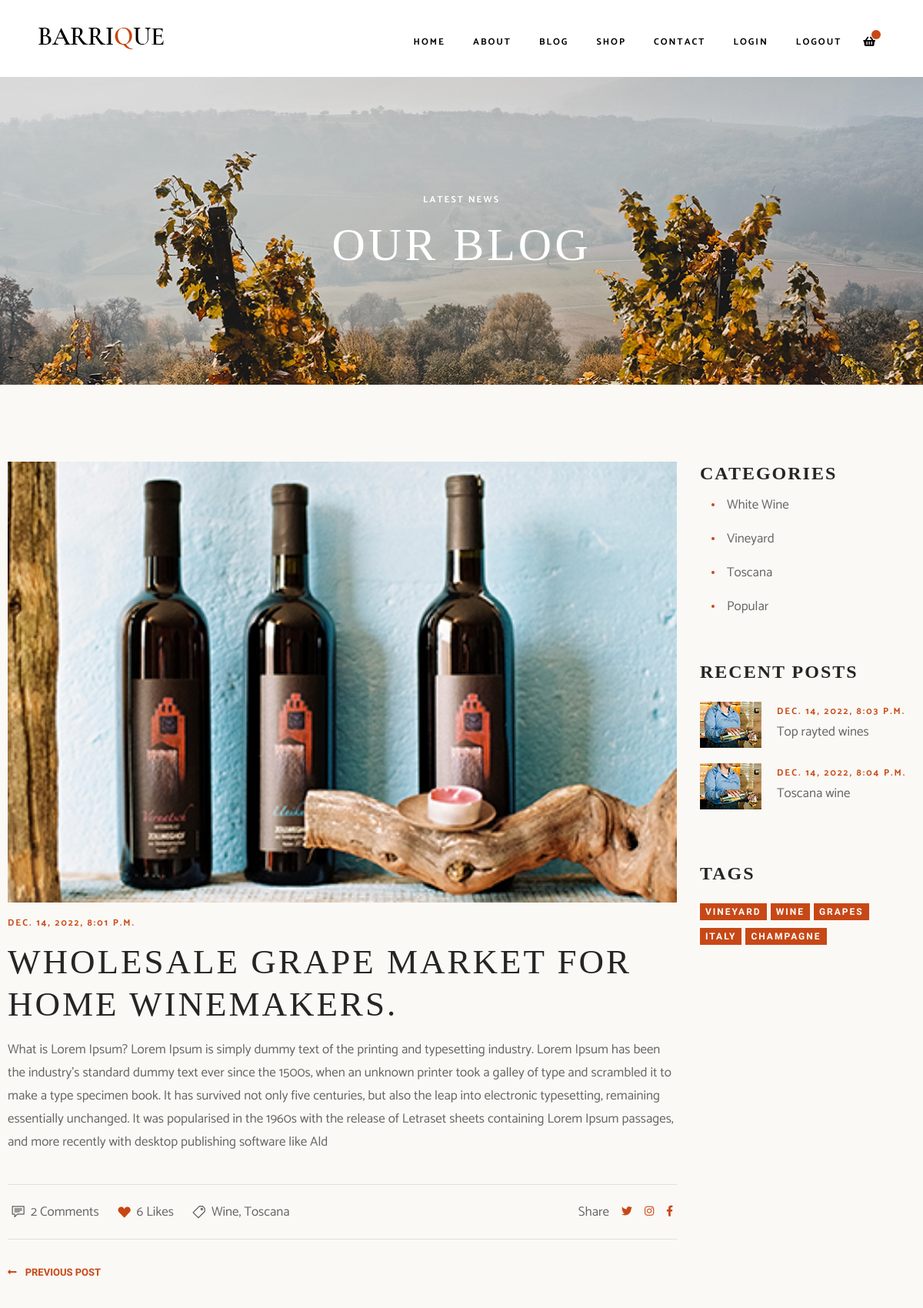
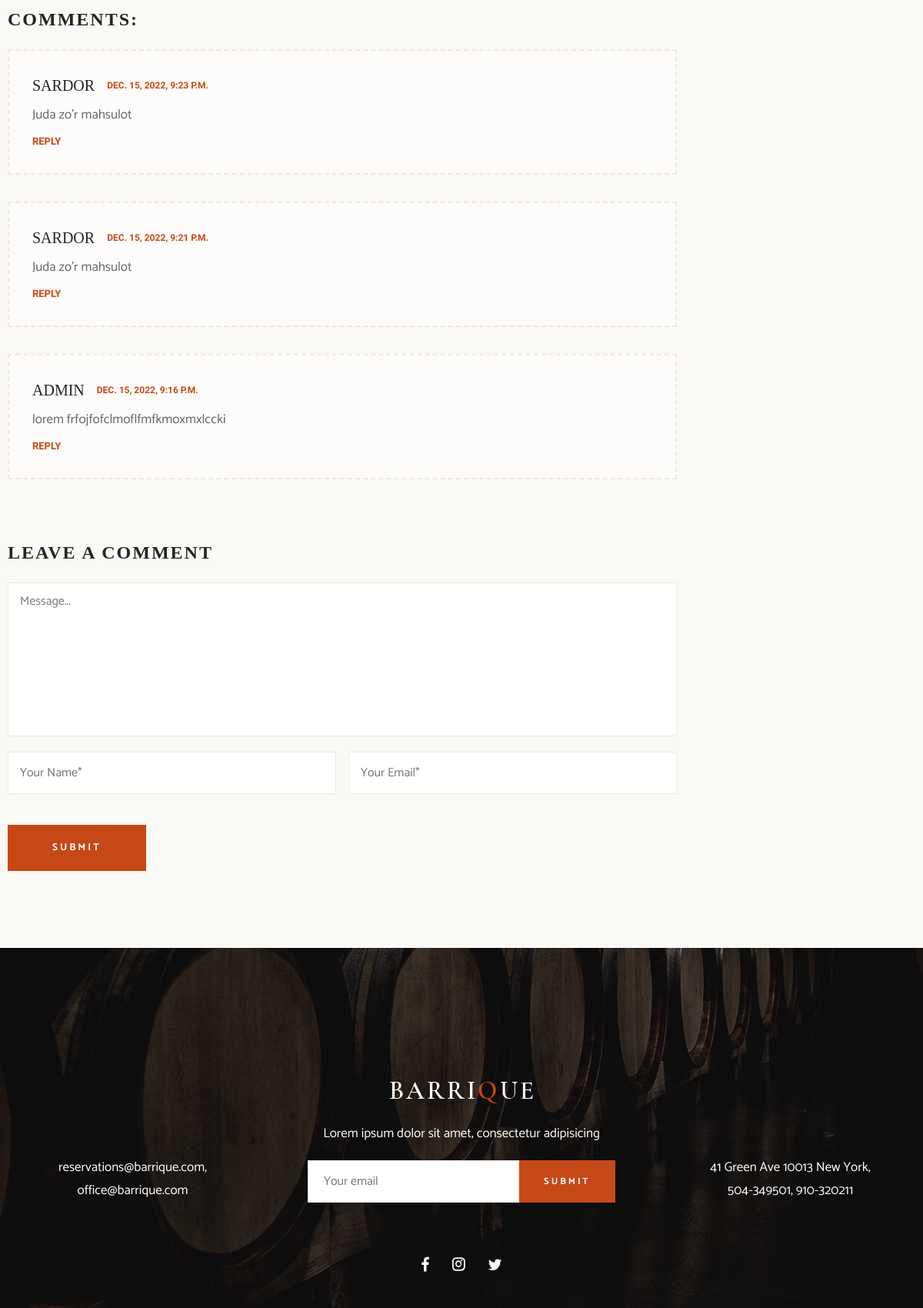
Screenshot of /blog_single/2/ (signed in, upper part) with the database file from the repository (2 pictures, top to bottom).
### main/models.py (models this page shows, shortened)
class News(models.Model):
    name = models.CharField(max_length=200)
    text = models.TextField()
    img = models.ImageField(upload_to='media/')
    date = models.DateTimeField(auto_now_add=True)

class Comment(models.Model):
    comment = models.TextField()
    email = models.EmailField(null=True, blank=True)
    name = models.CharField(max_length=100)
    img = models.ImageField(default='images/blog-single-author2.png')
    date = models.DateTimeField(auto_now_add=True)

class Post(models.Model):
    name = models.CharField(max_length=200)
    text = models.TextField()
    img = models.ImageField(upload_to='media/')
    date = models.DateTimeField(auto_now_add=True)

### main/views.py (the view)
# urls.py: path('blog_single/<int:pk>/', blog_single, name='blog_single'),
@login_required(login_url='/login/')
def blog_single(request, pk):
    blog_sin = News.objects.get(id=pk)
    post = Post.objects.all()
    comment = Comment.objects.all().order_by('-id')[:3]
    if request.method == "POST":
        user = request.user
        username = user.username
        email = user.email
        comment = request.POST['comment']
        Comment.objects.create(name=username, email=email, comment=comment)
    contex = {
        'blog': blog_sin,
        'post': post,
        'comment': comment,
    }
    return render(request, 'blog_single.html', contex)

### templates/blog_single.html (shortened to what this page needs)
   {% extends "base.html"%}
    {%load static%}
    {% block content %}
    <div class="heading heading--blog">
      <div class="mt-3">
        <h5 class="subtitle text-center mb-3">latest news</h5>
        <h1 class="title title--heading">our blog</h1>
      </div>
    </div>
    <div class="blog">
      <div class="wrapper">
        <div class="row mx-0 flex-column-reverse flex-lg-row">
          <div class="col-lg-9 pl-lg-0">
            <div class="blog-post mb-4">
              <div class="blog-post__image-holder">
                <img class="blog-post__image" src="{{blog.img.url}}" alt="blog post image">
              </div>
              <div class="py-3">
                <h5 class="subtitle subtitle--orange">{{blog.date}}</h5>
                <h2 class="title title--section title--dark my-3 pr-4">{{blog.name}}</h2>
                <p>
                  {{blog.text}}
                </p>
              </div>
            </div>
            <div>
              <div class="blog-single__tab">
                <div class="d-flex flex-wrap mb-4 mb-sm-0 flex-column flex-sm-row">
                  <p class="d-flex align-items-center mr-4">
                    <span class="d-flex align-items-center mr-2"><img src="{% static 'images/single-post-comm.png' %}" alt="comment"></span>
                    <span>2 Comments</span>
                  </p>
                  <p class="d-flex align-items-center mr-4">
                    <span class="d-flex align-items-center mr-2"><img src="{% static 'images/single-post-like.png'  %}" alt="comment"></span>
                    <span>6 Likes</span>
                  </p>
                  <p class="d-flex align-items-center">
                    <span class="d-flex align-items-center mr-2"><img src="{% static 'images/single-post-location.png' %}" alt="comment"></span>
                    <span>Wine, Toscana</span>
                  </p>
                </div>
                <div class="d-flex align-items-center justify-content-end">
                  <p class="mr-3">Share</p>
                  <div class="d-flex align-items-center">
                    <a class="blog-single__socials" href="#"><i class="fab fa-twitter mr-3"></i></a>
                    <a class="blog-single__socials" href="#"><i class="fab fa-instagram mr-3"></i></a>
                    <a class="blog-single__socials" href="#"><i class="fab fa-facebook-f"></i></a>
                  </div>
                </div>
              </div>
              <div class="mb-5">
                <a class="blog-single__previous-link" href="#">
                  <span class="mr-2"><i class="fas fa-long-arrow-alt-left"></i></span>
                  <span>previous post</span>
                </a>
              </div>
              <div class="blog-single__comments-holder">
                <h3 class="title title--card title--dark mb-4">comments:</h3>
              {% for i in comment %}
                <div class="blog-single__comment-box">
                  <div>
                    <div class="d-flex align-items-center justify-content-between justify-content-sm-start">
                      <span class="blog-single__comment-author mr-3">{{i.name}}</span>
                      <span class="blog-single__comment-time">{{i.date}}</span>
                    </div>
                    <p class="my-md-2">{{i.comment}}</p>
                    <a class="blog-single__comment-reply" href="#">reply</a>
                  </div>
                </div>
                {% endfor %}
              </div>
              <div class="mt-5">
                <h3 class="title title--card title--dark mb-4">leave a comment</h3>
                <form action="" method="post">
                  <div class="row mb-3 mx-0">
                    <div class="col px-0">
                      <textarea name="comment" rows="8" cols="80" placeholder="Message..."></textarea>
                    </div>
                  </div>
                  <div class="row mb-3 mx-0">
                    <div class="col-md-6 px-0 pr-md-2 mb-4">
                      <input type="text" placeholder="Your Name*">
                    </div>
                    <div class="col-md-6 px-0 pl-md-2 mb-4">
                      <input type="email" placeholder="Your Email*">
                    </div>
                  </div>
                  <div>
                    <button type="submit" class="button button--default">submit</button>
                  </div>
                </form>
              </div>
            </div>
          </div>
          <div class="col-lg-3 pr-lg-0 pb-4 pb-lg-0">
            <div class="mb-5">
              <h3 class="title title--card title--dark mb-1">Categories</h3>
              <ul class="blog__categories-list col-md-9 col-xl-12">
                <li class="blog__categories-list-item"><p>White Wine</p></li>
                <li class="blog__categories-list-item"><p>Vineyard</p></li>
                <li class="blog__categories-list-item"><p>Toscana</p></li>
                <li class="blog__categories-list-item"><p>Popular</p></li>
              </ul>
            </div>
            <div class="mb-3 mb-lg-5">
              <h3 class="title title--card title--dark mb-4">Recent posts</h3>
              <div class="row">
                {% for i in post %}
                <div class="blog-small-post col-sm-6 col-lg-12">
                  <a href="#">
                    <div class="d-flex align-items-center">
                      <div class="blog-small-post__image-holder">
                        <img class="blog-small-post__image" src="{{i.img.url}}" alt="small opst image">
                      </div>
                      <div>
                        <h5 class="subtitle subtitle--orange mb-1">{{i.date}}</h5>
                        <p class="blog-small-post__title">{{i.name}}</p>
                      </div>
                    </div>
                  </a>
                </div>
                {% endfor %}
                </div>
              </div>
            <div>
              <h3 class="title title--card title--dark mb-4">Tags</h3>
              <div class="tags-holder">
                <span class="tag">vineyard</span>
                <span class="tag">wine</span>
                <span class="tag">grapes</span>
                  <span class="tag">italy</span>
                <span class="tag">champagne</span>
              </div>
            </div>
          </div>
        </div>
      </div>
    </div>
    {% endblock %}

### static/style/base.css (style rules this page uses)
* { word-break: break-word; }
html { line-height: 1.15; -webkit-text-size-adjust: 100%; }
h1 { font-size: 2em; margin: 0.67em 0; }
a { background-color: transparent; }
img { border-style: none; }
button, input, optgroup, select, textarea { font-family: inherit; font-size: 100%; line-height: 1.15; margin: 0; }
button, input { overflow: visible; }
button, select { text-transform: none; }
button, [type="button"], [type="reset"], [type="submit"] { -webkit-appearance: button; }
textarea { overflow: auto; }
html, body, div, span, applet, object, iframe, h1, h2, h3, h4, h5, h6, p, blockquote, pre, a, abbr, acronym, address, big, cite, code, del, dfn, em, font, img, ins, kbd, q, s, samp, small, strike, strong, tt, var, b, u, i, center, dl, dt, dd, ol, ul, li, fieldset, form, label, legend, table, caption, tbody, tfoot, thead, tr, th, td { margin: 0; padding: 0; border: 0; outline: 0; font-size: 100%; vertical-align: baseline; background: transparent; }
body { line-height: 1; }
ol, ul { list-style: none; }
button { border: none; outline: none; }
* { box-sizing: border-box; }
input { height: 55px; }
textarea { resize: none; height: 200px; }

### static/style/layout.css (style rules this page uses)
.wrapper { max-width: 1320px; width: 100%; padding: 0 10px; margin: 0 auto; }
.heading { height: 500px; padding-top: 90px; background-size: cover; background-position: center; background-repeat: no-repeat; display: flex; justify-content: center; align-items: center; }
.blog { padding: 100px 0; }
.blog-post { margin-bottom: 80px; }
.blog-post__image-holder { max-width: 960px; width: 100%; max-height: 630px; }
.blog-post__image { width: 100%; height: 100%; object-fit: cover; }
.blog-small-post { margin-bottom: 20px; }
.blog-small-post__image-holder { width: 80px; height: 60px; margin-right: 20px; }
.blog-small-post__image { width: 100%; height: 100%; object-fit: cover; }
.tags-holder { display: flex; flex-wrap: wrap; }
.blog-single__tab { border-top: 1px solid #e1e0dc; border-bottom: 1px solid #e1e0dc; padding: 20px 5px; display: flex; align-items: center; justify-content: space-between; flex-wrap: wrap; margin-bottom: 35px; }
.blog-single__comments-holder { margin-bottom: 80px; }
.blog-single__comment-box { padding: 30px; background: #fdfcfa; border: 2px dashed #eeeae3; display: flex; align-items: center; margin-bottom: 35px; }

### static/style/components.css (style rules this page uses)
.button { display: flex; align-items: center; justify-content: center; font-size: 13px; width: 100%; font-weight: bold; text-transform: uppercase; letter-spacing: 3px; }
.button--default { max-width: 180px; height: 60px; }
.tag { min-width: 50px; min-height: 20px; padding: 5px 7px; display: flex; align-items: center; justify-content: center; margin-right: 5px; margin-bottom: 10px; text-transform: uppercase; cursor: pointer; }

### rows the page displays
News: img (picture), date "DEC. 14, 2022, 8:01 P.M.", name "WHOLESALE GRAPE MARKET FOR HOME WINEMAKERS.", text "What is Lorem Ipsum? Lorem Ipsum is simply dummy text of the printing and typesetting industry. Lorem Ipsum has been the industry's standard dummy text ever since the 1500s, when an unknown printer took a galley of type and scrambled it to make a type specimen book. It has survived not only five centuries, but also the leap into electronic typesetting, remaining essentially unchanged. It was popularised in the 1960s with the release of Letraset sheets containing Lorem Ipsum passages, and more recently with desktop publishing software like Ald"
Comment: name "SARDOR", date "DEC. 15, 2022, 9:23 P.M.", comment "Juda zo'r mahsulot"
Comment: name "SARDOR", date "DEC. 15, 2022, 9:21 P.M.", comment "Juda zo'r mahsulot"
Comment: name "ADMIN", date "DEC. 15, 2022, 9:16 P.M.", comment "lorem frfojfofclmoflfmfkmoxmxlccki"
Post: img (picture), date "DEC. 14, 2022, 8:03 P.M.", name "Top rayted wines"
Post: img (picture), date "DEC. 14, 2022, 8:04 P.M.", name "Toscana wine"
